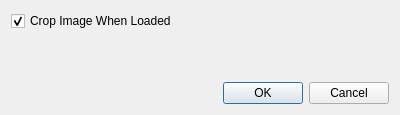
<?xml version="1.0" encoding="UTF-8"?>
<ui version="4.0">
 <class>AdvancedConfigDialog</class>
 <widget class="QDialog" name="AdvancedConfigDialog">
  <property name="geometry">
   <rect>
    <x>0</x>
    <y>0</y>
    <width>400</width>
    <height>115</height>
   </rect>
  </property>
  <property name="windowTitle">
   <string>Advanced Settings</string>
  </property>
  <layout class="QVBoxLayout" name="verticalLayout_2">
   <item>
    <layout class="QVBoxLayout" name="verticalLayout">
     <item>
      <widget class="QCheckBox" name="checkBox">
       <property name="text">
        <string>Crop Image When Loaded</string>
       </property>
       <property name="checked">
        <bool>true</bool>
       </property>
      </widget>
     </item>
     <item>
      <spacer name="verticalSpacer">
       <property name="orientation">
        <enum>Qt::Vertical</enum>
       </property>
       <property name="sizeHint" stdset="0">
        <size>
         <width>20</width>
         <height>40</height>
        </size>
       </property>
      </spacer>
     </item>
     <item>
      <widget class="QDialogButtonBox" name="buttonBox">
       <property name="orientation">
        <enum>Qt::Horizontal</enum>
       </property>
       <property name="standardButtons">
        <set>QDialogButtonBox::Cancel|QDialogButtonBox::Ok</set>
       </property>
      </widget>
     </item>
    </layout>
   </item>
  </layout>
 </widget>
 <resources/>
 <connections>
  <connection>
   <sender>buttonBox</sender>
   <signal>accepted()</signal>
   <receiver>AdvancedConfigDialog</receiver>
   <slot>accept()</slot>
   <hints>
    <hint type="sourcelabel">
     <x>248</x>
     <y>254</y>
    </hint>
    <hint type="destinationlabel">
     <x>157</x>
     <y>274</y>
    </hint>
   </hints>
  </connection>
  <connection>
   <sender>buttonBox</sender>
   <signal>rejected()</signal>
   <receiver>AdvancedConfigDialog</receiver>
   <slot>reject()</slot>
   <hints>
    <hint type="sourcelabel">
     <x>316</x>
     <y>260</y>
    </hint>
    <hint type="destinationlabel">
     <x>286</x>
     <y>274</y>
    </hint>
   </hints>
  </connection>
 </connections>
</ui>
